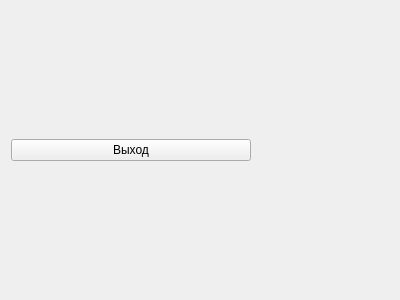
<?xml version="1.0" encoding="UTF-8"?>
<ui version="4.0">
 <class>MultyPlay</class>
 <widget class="QWidget" name="MultyPlay">
  <property name="geometry">
   <rect>
    <x>0</x>
    <y>0</y>
    <width>400</width>
    <height>300</height>
   </rect>
  </property>
  <property name="windowTitle">
   <string>Form</string>
  </property>
  <layout class="QVBoxLayout" name="verticalLayout">
   <item>
    <layout class="QHBoxLayout" name="centralLayout"/>
   </item>
   <item>
    <widget class="QWidget" name="exit" native="true">
     <property name="sizePolicy">
      <sizepolicy hsizetype="Maximum" vsizetype="Maximum">
       <horstretch>0</horstretch>
       <verstretch>0</verstretch>
      </sizepolicy>
     </property>
     <property name="minimumSize">
      <size>
       <width>240</width>
       <height>30</height>
      </size>
     </property>
     <layout class="QHBoxLayout" name="horizontalLayout">
      <property name="leftMargin">
       <number>0</number>
      </property>
      <property name="topMargin">
       <number>0</number>
      </property>
      <property name="rightMargin">
       <number>0</number>
      </property>
      <property name="bottomMargin">
       <number>0</number>
      </property>
      <item>
       <widget class="QPushButton" name="exit_2">
        <property name="text">
         <string>Выход</string>
        </property>
       </widget>
      </item>
     </layout>
    </widget>
   </item>
  </layout>
 </widget>
 <resources/>
 <connections/>
</ui>
